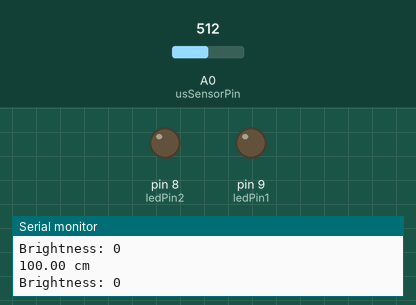
This sketch was run on a simulated Arduino Uno, built with avr-gcc and run on an emulated ATmega328P. Parts: output pins drawn as LEDs (lit = HIGH), the last lines printed to the serial monitor. Inputs (shaded band) come from the test bench; at power-on: A0 (usSensorPin) = 512.

Above: at 1.2 s.
1.3 s: A0 (usSensorPin) set to 122
At 2.6 s:
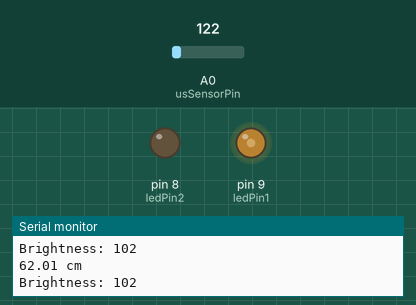
2.9 s: A0 (usSensorPin) set to 95
At 4.1 s:
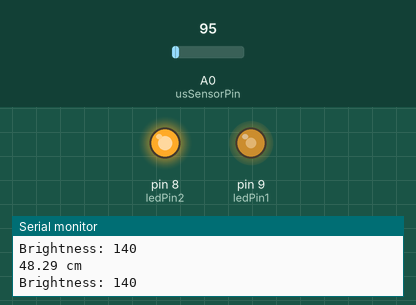
4.4 s: A0 (usSensorPin) set to 0
At 5.5 s:
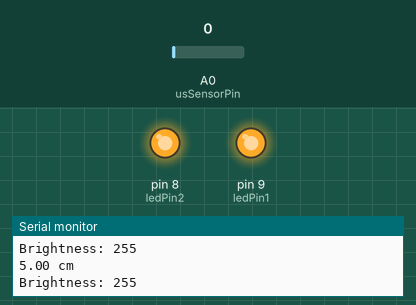
Timing chart, 0 to 7.4 s (numbered marks = the images above; inputs shaded):
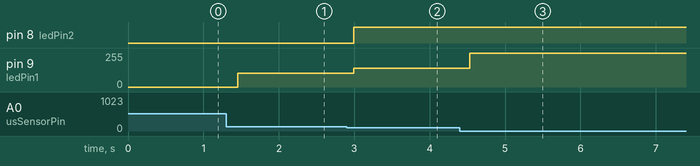

The sketch:

activity9b_sensor-jam.ino
```cpp
// DM2008 — Activity 9a
// Mapping Sensors (30 min)
//
// Adjust and refine until the response feels smooth and natural.

const int usSensorPin = A0;
const float usMaxRange = 520.0;
const float dataSize = 1023.0;

// TODO: declare your LED pin here (must be a PWM pin, marked with ~)

const int ledPin1 = 9;
const int ledPin2 = 8;
float sensorVal, distVal;
int brightness = 0;
int fadeAmount = 5;

void setup() {
  Serial.begin(9600);
  pinMode(ledPin1, OUTPUT);
  pinMode(ledPin2, OUTPUT);
  // TODO: set up your LED pin here (hint: pinMode)
}

void loop() {

  analogWrite(ledPin1, brightness);
  analogWrite(ledPin2, brightness);

  sensorVal = analogRead(usSensorPin);
  distVal = sensorVal * usMaxRange / dataSize;

  // Clamp to a range that suits a desk / classroom setup (cm)
  if (distVal < 5)   distVal = 5;
  if (distVal > 100) distVal = 100;

  // map() rescales a value from one range to another
  // here: distance (5–100cm) becomes brightness (255–0)
  // the output range is flipped so that CLOSER = BRIGHTER
  // (note: Arduino's map() uses whole numbers, so decimals are dropped)
  brightness = map(distVal, 5, 100, 255, 0);
  brightness = constrain(brightness, 0, 255);

  if (brightness <= 0 || brightness >= 255) {
    fadeAmount = -fadeAmount;
  }
  delay(30);

  // TODO: use analogWrite() to send brightness to your LED pin
  // analogWrite(ledPin, brightness);

  Serial.print(distVal);
  Serial.println(" cm");
  Serial.print("Brightness: ");
  Serial.println(brightness);

  delay(50);
}
```

Measured:
- the behaviour switches between 105 and 104 on A0 (usSensorPin) (found by bisection; images 1 and 2)
- after the input at 1.3 s, pin 9 (ledPin1): 0/255 → 102/255 after 0.16 s
- after the input at 2.9 s, pin 8 (ledPin2): LOW → HIGH after 0.09 s; pin 9 (ledPin1): 102/255 → 140/255 after 0.09 s
- after the input at 4.4 s, pin 9 (ledPin1): 140/255 → 255/255 after 0.13 s
